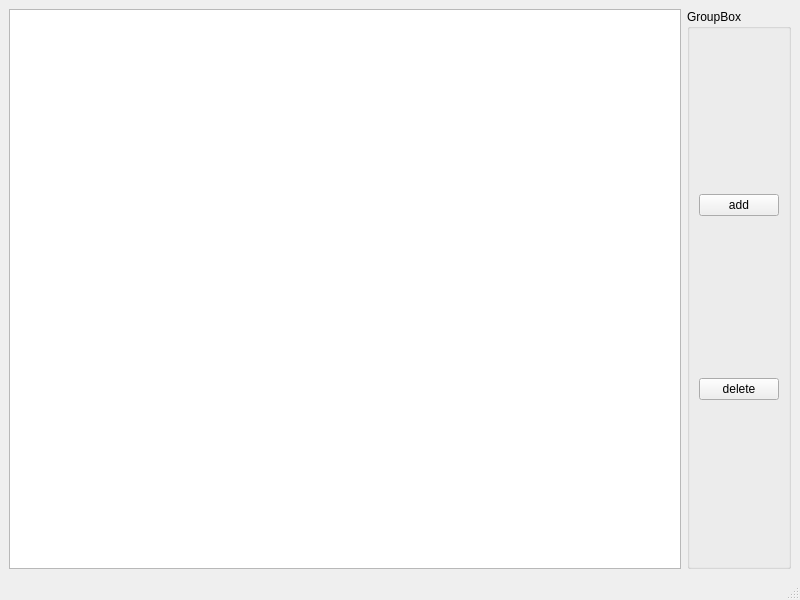
<?xml version="1.0" encoding="UTF-8"?>
<ui version="4.0">
 <class>TractorsWindow</class>
 <widget class="QMainWindow" name="TractorsWindow">
  <property name="geometry">
   <rect>
    <x>0</x>
    <y>0</y>
    <width>800</width>
    <height>600</height>
   </rect>
  </property>
  <property name="windowTitle">
   <string>MainWindow</string>
  </property>
  <widget class="QWidget" name="centralwidget">
   <layout class="QGridLayout" name="gridLayout">
    <item row="0" column="0">
     <widget class="QTableView" name="tableView"/>
    </item>
    <item row="0" column="1">
     <widget class="QGroupBox" name="groupBox">
      <property name="title">
       <string>GroupBox</string>
      </property>
      <layout class="QVBoxLayout" name="verticalLayout">
       <item>
        <widget class="QPushButton" name="buttonAdd">
         <property name="text">
          <string>add</string>
         </property>
        </widget>
       </item>
       <item>
        <widget class="QPushButton" name="buttonDelete">
         <property name="text">
          <string>delete</string>
         </property>
        </widget>
       </item>
      </layout>
     </widget>
    </item>
   </layout>
  </widget>
  <widget class="QMenuBar" name="menubar">
   <property name="geometry">
    <rect>
     <x>0</x>
     <y>0</y>
     <width>800</width>
     <height>22</height>
    </rect>
   </property>
  </widget>
  <widget class="QStatusBar" name="statusbar"/>
 </widget>
 <resources/>
 <connections/>
</ui>
